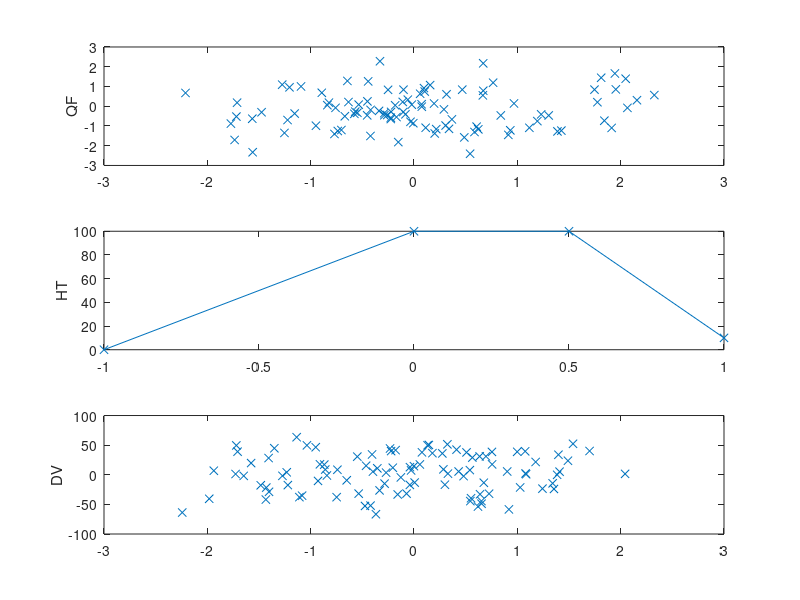

Write MATLAB code to recreate this figure. (Note: this script raises an error after producing the figure.)
  subplot(3,1,1); plot(randn(100,1),randn(100,1),'x'); ylabel('QF')
  subplot(3,1,2); plot([-1 0 .5 1],[0 100 100 10],'x-'); ylabel('HT');
  subplot(3,1,3); plot(randn(100,1),randn(100,1)*33,'x'); ylabel('DV');
  samexaxis('abc','xmt','on','ytac','join','yld',1)